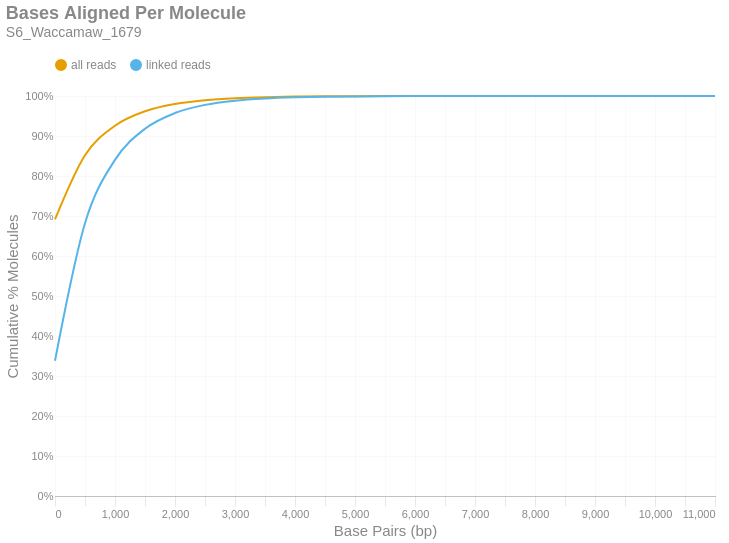

Notebook source saved alongside this figure:
### Markdown cell above
### Bases Aligned Per Molecule
This is a cumulative frequency distribution showing the number of base pairs aligned per unique molecule. These data are shown in 500 bp bins. There are two distributions: one with `all reads` (yellow) and another with only `linked reads` (blue). The percent of molecules in the `linked reads` distribution is relative to the total number of linked molecules.

### Code cell
if SKIPLR:
    print_html(f"Skipped")
else:
    binned_df = consolidated_hist(valids['aligned_bp'], mask, 500, True)
    with SafeRender(binned_df):
        (
            density_plot(binned_df, 'Bases Aligned Per Molecule', samplename, 'basesper')
            .encode(
                x=alt.X('bin:Q', title="Base Pairs (bp)").axis(tickMinStep=500).scale(padding=0),
                y=alt.Y('value:Q', title='Cumulative % Molecules')
                    .axis(format='%')
                    .scale(domain = [0,1])
                    .stack(False),
                color=alt.Color("key:N").scale(domain = ["all reads", "linked reads"]),
                tooltip = [
                    alt.Tooltip("key:N", title = "Data Type"),
                    alt.Tooltip("range_label:N", title="Bases Aligned Per Molecule"),
                    alt.Tooltip("value:Q", format = ".2%", title="% Molecules (Cum.)")
                ]
            )
        ).display()

### Figure 1 — Vega-Lite specification as saved in the notebook (floating-point values rounded to 4 significant figures)
{"width": "container", "height": 400, "config": {"title": {"anchor": "start", "dy": -15, "fontSize": 18, "color": "#888888", "subtitleColor": "#888888", "subtitleFontSize": 14}, "arc": {"fill": "#0072B2"}, "axis": {"domainColor": "#888888", "domainWidth": 0.5, "gridWidth": 0.2, "grid": false, "titleFontWeight": 400, "titleFontSize": 15, "labelFontSize": 11, "labelColor": "#888888", "tickColor": "#888888", "tickWidth": 0.2, "titleColor": "#888888"}, "axisBand": {"grid": false}, "axisX": {"grid": true, "tickSize": 10, "domainCap": "round"}, "axisY": {"domain": false, "grid": true, "tickSize": 0, "domainCap": "round"}, "background": "transparent", "header": {"labelFontSize": 15, "labelColor": "#888888", "titleFontSize": 15, "titleFontWeight": 600, "titleColor": "#888888"}, "legend": {"labelFont": "sans-serif", "labelFontSize": 12, "labelColor": "#888888", "symbolSize": 100, "symbolType": "circle", "titleFontSize": 12, "titlePadding": 10, "titleColor": "#888888", "title": null, "orient": "top"}, "range": {"category": ["#E69F00", "#56B4E9", "#009E73", "#F0E442", "#0072B2", "#D55E00", "#CC79A7", "#000000"], "diverging": ["#cfe8f3", "#a2d4ec", "#73bfe2", "#46abdb", "#1696d2", "#12719e"]}, "area": {"fill": "#0072B2", "fillOpacity": 0.7, "line": true, "strokeOpacity": 0.7}, "line": {"color": "#0072B2", "stroke": "#0072B2", "strokeWidth": 2}, "trail": {"color": "#0072B2", "stroke": "#0072B2", "strokeWidth": 0, "size": 1}, "point": {"filled": true, "fillOpacity": 1.0, "size": 95}, "text": {"color": "#888888", "fontSize": 11, "align": "right", "fontWeight": 400, "size": 11}, "bar": {"fill": "#0072B2", "stroke": null}, "view": {"stroke": null, "continuousWidth": 660, "continuousHeight": 400}}, "data": {"name": "data-a53162eedeaaae1da4095ecb05ad9c66"}, "mark": {"type": "line", "interpolate": "monotone", "point": {"opacity": 0, "size": 275}}, "encoding": {"color": {"field": "key", "scale": {"domain": ["all reads", "linked reads"]}, "type": "nominal"}, "tooltip": [{"field": "key", "title": "Data Type", "type": "nominal"}, {"field": "range_label", "title": "Bases Aligned Per Molecule", "type": "nominal"}, {"field": "value", "format": ".2%", "title": "% Molecules (Cum.)", "type": "quantitative"}], "x": {"axis": {"tickMinStep": 500}, "field": "bin", "scale": {"padding": 0}, "title": "Base Pairs (bp)", "type": "quantitative"}, "y": {"axis": {"format": "%"}, "field": "value", "scale": {"domain": [0, 1]}, "stack": false, "title": "Cumulative % Molecules", "type": "quantitative"}}, "params": [{"name": "param_c36ac31b6afebe62", "select": {"type": "point", "fields": ["key"]}, "bind": "legend"}], "title": {"text": "Bases Aligned Per Molecule", "subtitle": "S6_Waccamaw_1679"}, "transform": [{"fold": ["all reads (cumsum)", "linked reads (cumsum)"]}, {"calculate": "replace(datum.key, ' (cumsum)', '')", "as": "key"}, {"filter": {"param": "param_c36ac31b6afebe62"}}], "usermeta": {"embedOptions": {"downloadFileName": "S6_Waccamaw_1679.basesper"}}, "$schema": "https://vega.github.io/schema/vega-lite/v6.1.0.json", "datasets": {"data-a53162eedeaaae1da4095ecb05ad9c66": [{"bin": "0.0", "interval": "0.0-500.0", "all reads": 0.6915, "linked reads": 0.3381, "all reads (cumsum)": 0.6915, "linked reads (cumsum)": 0.3381, "range_label": "0-499"}, {"bin": "500.0", "interval": "500.0-1000.0", "all reads": 0.1605, "linked reads": 0.344, "all reads (cumsum)": 0.8519, "linked reads (cumsum)": 0.6821, "range_label": "500-999"}, {"bin": "1000.0", "interval": "1000.0-1500.0", "all reads": 0.07369, "linked reads": 0.1582, "all reads (cumsum)": 0.9256, "linked reads (cumsum)": 0.8403, "range_label": "1000-1499"}, {"bin": "1500.0", "interval": "1500.0-2000.0", "all reads": 0.03625, "linked reads": 0.07783, "all reads (cumsum)": 0.9619, "linked reads (cumsum)": 0.9181, "range_label": "1500-1999"}, {"bin": "2000.0", "interval": "2000.0-2500.0", "all reads": 0.0183, "linked reads": 0.03929, "all reads (cumsum)": 0.9802, "linked reads (cumsum)": 0.9574, "range_label": "2000-2499"}, {"bin": "2500.0", "interval": "2500.0-3000.0", "all reads": 0.009513, "linked reads": 0.02043, "all reads (cumsum)": 0.9897, "linked reads (cumsum)": 0.9778, "range_label": "2500-2999"}, {"bin": "3000.0", "interval": "3000.0-3500.0", "all reads": 0.004879, "linked reads": 0.01048, "all reads (cumsum)": 0.9946, "linked reads (cumsum)": 0.9883, "range_label": "3000-3499"}, {"bin": "3500.0", "interval": "3500.0-4000.0", "all reads": 0.002541, "linked reads": 0.005457, "all reads (cumsum)": 0.9971, "linked reads (cumsum)": 0.9938, "range_label": "3500-3999"}, {"bin": "4000.0", "interval": "4000.0-4500.0", "all reads": 0.001363, "linked reads": 0.002926, "all reads (cumsum)": 0.9985, "linked reads (cumsum)": 0.9967, "range_label": "4000-4499"}, {"bin": "4500.0", "interval": "4500.0-5000.0", "all reads": 0.0007174, "linked reads": 0.00154, "all reads (cumsum)": 0.9992, "linked reads (cumsum)": 0.9982, "range_label": "4500-4999"}, {"bin": "5000.0", "interval": "5000.0-5500.0", "all reads": 0.0003868, "linked reads": 0.0008305, "all reads (cumsum)": 0.9996, "linked reads (cumsum)": 0.9991, "range_label": "5000-5499"}, {"bin": "5500.0", "interval": "5500.0-6000.0", "all reads": 0.0002012, "linked reads": 0.000432, "all reads (cumsum)": 0.9998, "linked reads (cumsum)": 0.9995, "range_label": "5500-5999"}, {"bin": "6000.0", "interval": "6000.0-6500.0", "all reads": 0.0001024, "linked reads": 0.0002199, "all reads (cumsum)": 0.9999, "linked reads (cumsum)": 0.9997, "range_label": "6000-6499"}, {"bin": "6500.0", "interval": "6500.0-7000.0", "all reads": 6.057e-05, "linked reads": 0.0001301, "all reads (cumsum)": 0.9999, "linked reads (cumsum)": 0.9998, "range_label": "6500-6999"}, {"bin": "7000.0", "interval": "7000.0-7500.0", "all reads": 3.357e-05, "linked reads": 7.208e-05, "all reads (cumsum)": 1.0, "linked reads (cumsum)": 0.9999, "range_label": "7000-7499"}, {"bin": "7500.0", "interval": "7500.0-8000.0", "all reads": 1.752e-05, "linked reads": 3.761e-05, "all reads (cumsum)": 1.0, "linked reads (cumsum)": 1.0, "range_label": "7500-7999"}, {"bin": "8000.0", "interval": "8000.0-8500.0", "all reads": 6.811e-06, "linked reads": 1.463e-05, "all reads (cumsum)": 1.0, "linked reads (cumsum)": 1.0, "range_label": "8000-8499"}, {"bin": "8500.0", "interval": "8500.0-9000.0", "all reads": 6.568e-06, "linked reads": 1.41e-05, "all reads (cumsum)": 1.0, "linked reads (cumsum)": 1.0, "range_label": "8500-8999"}, {"bin": "9000.0", "interval": "9000.0-9500.0", "all reads": 3.892e-06, "linked reads": 8.357e-06, "all reads (cumsum)": 1.0, "linked reads (cumsum)": 1.0, "range_label": "9000-9499"}, {"bin": "9500.0", "interval": "9500.0-10000.0", "all reads": 2.433e-06, "linked reads": 5.223e-06, "all reads (cumsum)": 1.0, "linked reads (cumsum)": 1.0, "range_label": "9500-9999"}, {"bin": "10000.0", "interval": "10000.0-10500.0", "all reads": 1.703e-06, "linked reads": 3.656e-06, "all reads (cumsum)": 1.0, "linked reads (cumsum)": 1.0, "range_label": "10000-10499"}, {"bin": "10500.0", "interval": "10500.0-11000.0", "all reads": 2.433e-07, "linked reads": 5.223e-07, "all reads (cumsum)": 1.0, "linked reads (cumsum)": 1.0, "range_label": "10500-10999"}, {"bin": "11000.0", "interval": "11000.0-11500.0", "all reads": 2.433e-07, "linked reads": 5.223e-07, "all reads (cumsum)": 1.0, "linked reads (cumsum)": 1.0, "range_label": "11000-11499"}]}}
